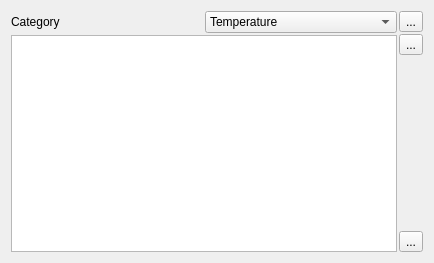
<?xml version="1.0" encoding="UTF-8"?>
<ui version="4.0">
 <class>Convertor</class>
 <widget class="QWidget" name="Convertor">
  <property name="geometry">
   <rect>
    <x>0</x>
    <y>0</y>
    <width>434</width>
    <height>263</height>
   </rect>
  </property>
  <property name="windowTitle">
   <string>Unit Convertor</string>
  </property>
  <layout class="QVBoxLayout" name="verticalLayout_4">
   <item>
    <widget class="QStackedWidget" name="stackedWidget">
     <property name="currentIndex">
      <number>1</number>
     </property>
     <widget class="QWidget" name="page">
      <layout class="QVBoxLayout" name="verticalLayout_3">
       <item>
        <layout class="QHBoxLayout" name="horizontalLayout_3" stretch="0,10,0,0,0">
         <item>
          <widget class="QLabel" name="label">
           <property name="text">
            <string>Category:</string>
           </property>
          </widget>
         </item>
         <item>
          <widget class="QComboBox" name="m_categoryCombo">
           <item>
            <property name="text">
             <string>Temperature</string>
            </property>
           </item>
           <item>
            <property name="text">
             <string>Distance</string>
            </property>
           </item>
           <item>
            <property name="text">
             <string>Currency</string>
            </property>
           </item>
           <item>
            <property name="text">
             <string>Volume</string>
            </property>
           </item>
           <item>
            <property name="text">
             <string>Mass</string>
            </property>
           </item>
          </widget>
         </item>
         <item>
          <widget class="QPushButton" name="m_convert">
           <property name="text">
            <string>convert</string>
           </property>
          </widget>
         </item>
         <item>
          <widget class="QToolButton" name="m_reverse">
           <property name="text">
            <string>...</string>
           </property>
          </widget>
         </item>
         <item>
          <widget class="QToolButton" name="m_customValue">
           <property name="text">
            <string>...</string>
           </property>
          </widget>
         </item>
        </layout>
       </item>
       <item>
        <layout class="QHBoxLayout" name="horizontalLayout_4">
         <property name="spacing">
          <number>0</number>
         </property>
         <item>
          <layout class="QVBoxLayout" name="verticalLayout_2">
           <item>
            <layout class="QHBoxLayout" name="horizontalLayout">
             <item>
              <widget class="QLabel" name="label_3">
               <property name="text">
                <string>From:</string>
               </property>
              </widget>
             </item>
             <item>
              <widget class="QComboBox" name="m_fromCombo"/>
             </item>
            </layout>
           </item>
           <item>
            <widget class="QLineEdit" name="m_fromLine"/>
           </item>
          </layout>
         </item>
         <item>
          <widget class="QFrame" name="frame">
           <property name="frameShape">
            <enum>QFrame::VLine</enum>
           </property>
           <property name="frameShadow">
            <enum>QFrame::Sunken</enum>
           </property>
          </widget>
         </item>
         <item>
          <layout class="QVBoxLayout" name="verticalLayout">
           <item>
            <layout class="QHBoxLayout" name="horizontalLayout_2">
             <item>
              <widget class="QLabel" name="label_2">
               <property name="text">
                <string>To</string>
               </property>
              </widget>
             </item>
             <item>
              <widget class="QComboBox" name="m_toCombo"/>
             </item>
            </layout>
           </item>
           <item>
            <widget class="QLineEdit" name="m_toLine"/>
           </item>
          </layout>
         </item>
        </layout>
       </item>
       <item>
        <spacer name="verticalSpacer">
         <property name="orientation">
          <enum>Qt::Vertical</enum>
         </property>
         <property name="sizeHint" stdset="0">
          <size>
           <width>20</width>
           <height>123</height>
          </size>
         </property>
        </spacer>
       </item>
      </layout>
     </widget>
     <widget class="QWidget" name="page_2">
      <layout class="QHBoxLayout" name="horizontalLayout_7">
       <property name="spacing">
        <number>2</number>
       </property>
       <property name="leftMargin">
        <number>0</number>
       </property>
       <property name="topMargin">
        <number>0</number>
       </property>
       <property name="rightMargin">
        <number>0</number>
       </property>
       <property name="bottomMargin">
        <number>0</number>
       </property>
       <item>
        <layout class="QHBoxLayout" name="horizontalLayout_5"/>
       </item>
       <item>
        <layout class="QVBoxLayout" name="verticalLayout_6">
         <property name="spacing">
          <number>2</number>
         </property>
         <item>
          <layout class="QHBoxLayout" name="horizontalLayout_6">
           <item>
            <widget class="QLabel" name="label_4">
             <property name="text">
              <string>Category</string>
             </property>
            </widget>
           </item>
           <item>
            <widget class="QComboBox" name="m_categoryCombo2">
             <item>
              <property name="text">
               <string>Temperature</string>
              </property>
             </item>
             <item>
              <property name="text">
               <string>Distance</string>
              </property>
             </item>
             <item>
              <property name="text">
               <string>Currency</string>
              </property>
             </item>
             <item>
              <property name="text">
               <string>Volume</string>
              </property>
             </item>
             <item>
              <property name="text">
               <string>Mass</string>
              </property>
             </item>
            </widget>
           </item>
          </layout>
         </item>
         <item>
          <widget class="QTableView" name="m_tableView"/>
         </item>
        </layout>
       </item>
       <item>
        <layout class="QVBoxLayout" name="verticalLayout_5">
         <item>
          <widget class="QToolButton" name="m_addBtn">
           <property name="text">
            <string>...</string>
           </property>
          </widget>
         </item>
         <item>
          <widget class="QToolButton" name="m_removeBtn">
           <property name="text">
            <string>...</string>
           </property>
          </widget>
         </item>
         <item>
          <spacer name="verticalSpacer_2">
           <property name="orientation">
            <enum>Qt::Vertical</enum>
           </property>
           <property name="sizeHint" stdset="0">
            <size>
             <width>20</width>
             <height>40</height>
            </size>
           </property>
          </spacer>
         </item>
         <item>
          <widget class="QToolButton" name="m_backBtn">
           <property name="text">
            <string>...</string>
           </property>
          </widget>
         </item>
        </layout>
       </item>
      </layout>
     </widget>
    </widget>
   </item>
  </layout>
  <action name="m_reverseAct">
   <property name="icon">
    <iconset theme="reverse">
     <normaloff>:/resources/images/reverse.svg</normaloff>:/resources/images/reverse.svg</iconset>
   </property>
   <property name="text">
    <string>Reverse</string>
   </property>
  </action>
  <action name="m_customRuleAct">
   <property name="icon">
    <iconset theme="list">
     <normaloff>:/resources/images/list.svg</normaloff>:/resources/images/list.svg</iconset>
   </property>
   <property name="text">
    <string>Custom Rule</string>
   </property>
  </action>
  <action name="m_addUnitAction">
   <property name="icon">
    <iconset>
     <normaloff>:/resources/images/add_round.png</normaloff>:/resources/images/add_round.png</iconset>
   </property>
   <property name="text">
    <string>Add</string>
   </property>
   <property name="toolTip">
    <string>Add Unit</string>
   </property>
  </action>
  <action name="m_removeUnit">
   <property name="icon">
    <iconset>
     <normaloff>:/resources/images/delete.png</normaloff>:/resources/images/delete.png</iconset>
   </property>
   <property name="text">
    <string>Remove Unit</string>
   </property>
   <property name="toolTip">
    <string>remove unit</string>
   </property>
  </action>
  <action name="m_back">
   <property name="icon">
    <iconset resource="../../../noteeditor/src/textedit.qrc">
     <normaloff>:/trolltech/dialogs/qprintpreviewdialog/images/go-previous-24.png</normaloff>:/trolltech/dialogs/qprintpreviewdialog/images/go-previous-24.png</iconset>
   </property>
   <property name="text">
    <string>Return</string>
   </property>
   <property name="toolTip">
    <string>Return to convertor page</string>
   </property>
  </action>
 </widget>
 <resources>
  <include location="../../../noteeditor/src/textedit.qrc"/>
 </resources>
 <connections/>
</ui>
